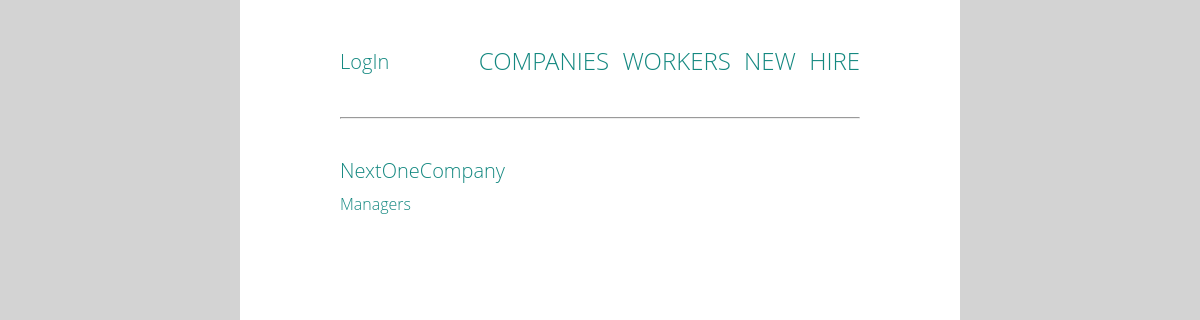
Before: /companies/2/ with the older database file.
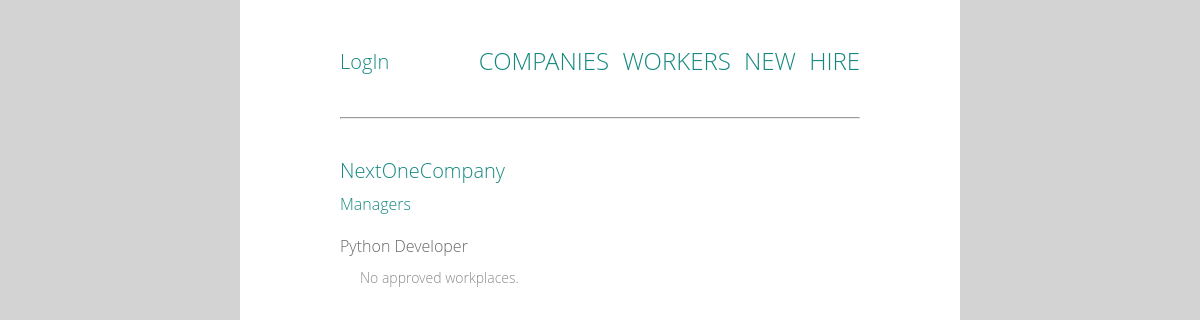
After: the same page with the newer database file.
### work/models.py (models this page shows, shortened)
class Work(models.Model):
    company = models.ForeignKey(
        Company, related_name='works', on_delete=models.CASCADE)
    name = models.CharField(max_length=50)
    created_date = models.DateTimeField(default=timezone.now)
    class Meta:
        unique_together = ['company', 'name']
        permissions = (
            ('can_create_work', 'Can create new work'),
        )

### work/views.py (the view)
class CompDetail(DetailView):
    model = Company
    template_name = 'work/comp_detail.html'
    def get_context_data(self, **kwargs):
        context = super().get_context_data(**kwargs)
        context['works'] = self.get_object().works.all()
        context['no_approved_wp'] = self.get_object().works.exclude(
                                        workplaces__status=APPROVED)
        return context

### work/templates/work/comp_detail.html (shortened to what this page needs)
{% extends 'work/base.html' %}
{% block content %}
    <h1 class='company'>{{ company.name }}</h1>
    <p><a href="{% url 'work:manag_list' company.id %}">Managers</a></p>
    <ul>
    {% for work in works %}
        <div class='work'>
            <li>{{ work.name }}
                {% if work in no_approved_wp %}
                    <p class='position'>No approved workplaces.</p>
                {% endif %}
            </li>
        </div>
    {% endfor %}
    </ul>
{% endblock %}

Changed rows visible on the page:
added Work: name "Python Developer", shows "No approved workplaces."
